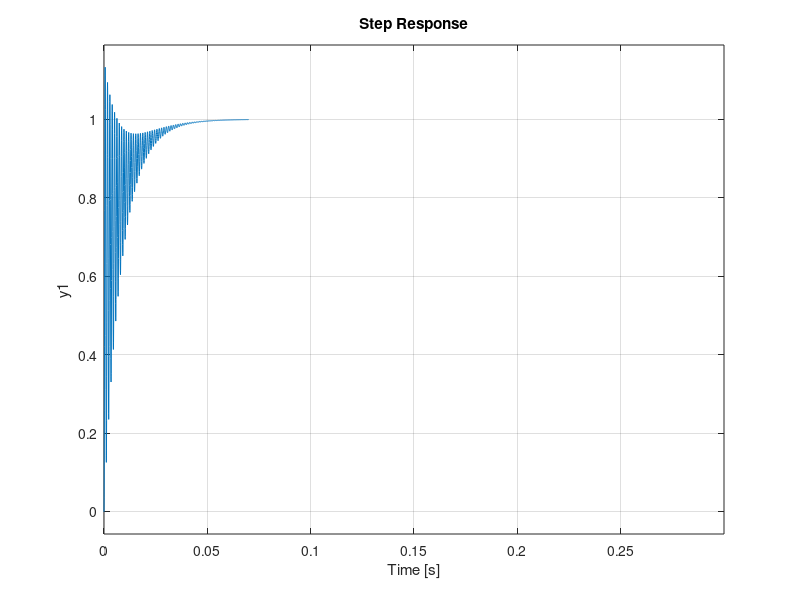
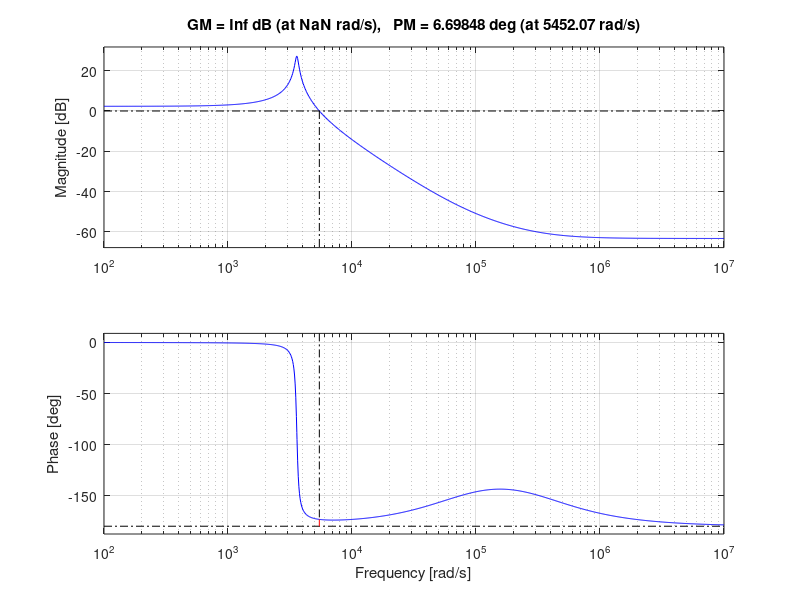
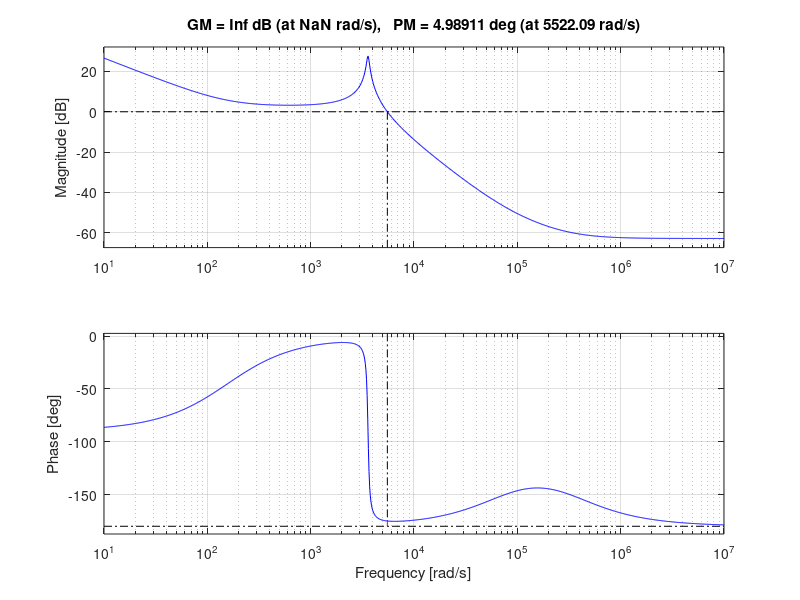

Write the MATLAB code that produced these figures, in order.
%% Bode plot of PI controller

s = tf('s');

Kp = 0.7;%0.9
Ki = 100;%1218
Vin = 28;
Vc = 42;
D = 0.2857;%0.28
R = 20;
L = 33e-6;
Le = L/(1-D)^2;
C = 1.2e-3;
%Go = V/D;
r = 10.5e-3;
%wz = D^2*R/L;
%Q = D*R*sqrt(C/L);
%wo = D/sqrt(L*C);

%Gp1 = Go*(1-s/wz)/(1+s/(Q*wo)+(s/wo)^2);
Gp2 = Vin/(1-D)^2*(1-s*Le/R)*(1+s*r*C)/(Vc*Le*C*(s^2+s*(1/(R*C)+r/Le)+1/(Le*C)))
%Gp3 = -Vc/(1-D)*(L*s/(R*(1-D)^2)-1)/(L*C*s^2/(1-D)^2+L*s/(R*(1-D)^2)+1);
Gc1 = 1.045*(s+157)/s;
%Gc1 = 0.037*(s+2.87e3/1.5)/s;
%Gc2 = 30e-6*(s-10e-5)/s;
%G1 = Gc1*Gp2/(1+Gp2*Gc1);
G2_WOC = Gp2/(1+Gp2);
G2_WC = Gc1*Gp2/(1+Gp2*Gc1);
G2_CE = Gp2*Gc1;

f1 = figure(1);
subplot(3,1,1);
rlocus(G2_CE);
subplot(3,1,2);
step(G2_WOC);
xlim([0 0.3])
subplot(3,1,3);
step(G2_WC);
xlim([0 0.3])
saveas(f1,'closed_system.png');
%subplot(3,1,2);
%rlocus(Gp3*Gc1);
f2 = figure(2);
%subplot(3,1,1);
margin(Gp2);
[Gm,Pm,Wcg,Wcp] = margin(Gp2);
saveas(f2,'boost_before.jpg');
%subplot(3,1,2);
%margin(Gc1);
%subplot(3,1,3);
%margin(G2_CE);
f3 = figure(3);
margin(G2_CE);
saveas(f3,'boost_after.jpg');
